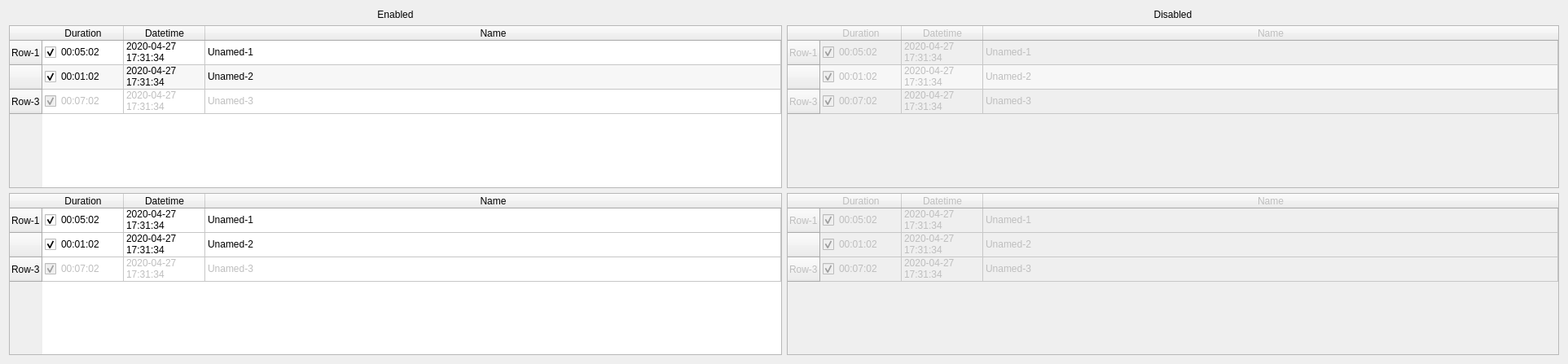
          <widget class="QWidget" name="page_14">
           <property name="geometry">
            <rect>
             <x>0</x>
             <y>0</y>
             <width>1925</width>
             <height>447</height>
            </rect>
           </property>
           <attribute name="label">
            <string>Table Widget</string>
           </attribute>
           <layout class="QGridLayout" name="gridLayout_54">
            <item row="2" column="0">
             <widget class="QTableWidget" name="tableWidget_2">
              <property name="alternatingRowColors">
               <bool>true</bool>
              </property>
              <attribute name="horizontalHeaderStretchLastSection">
               <bool>true</bool>
              </attribute>
              <row>
               <property name="text">
                <string>Row-1</string>
               </property>
              </row>
              <row>
               <property name="text">
                <string/>
               </property>
               <property name="icon">
                <iconset theme="media-playback-start">
                 <normaloff>../../../../../../.designer/backup</normaloff>../../../../../../.designer/backup</iconset>
               </property>
              </row>
              <row>
               <property name="text">
                <string>Row-3</string>
               </property>
              </row>
              <column>
               <property name="text">
                <string>Duration</string>
               </property>
              </column>
              <column>
               <property name="text">
                <string>Datetime</string>
               </property>
              </column>
              <column>
               <property name="text">
                <string>Name</string>
               </property>
              </column>
              <item row="0" column="0">
               <property name="text">
                <string>00:05:02</string>
               </property>
               <property name="checkState">
                <enum>Checked</enum>
               </property>
              </item>
              <item row="0" column="1">
               <property name="text">
                <string>2020-04-27 17:31:34</string>
               </property>
              </item>
              <item row="0" column="2">
               <property name="text">
                <string>Unamed-1</string>
               </property>
              </item>
              <item row="1" column="0">
               <property name="text">
                <string>00:01:02</string>
               </property>
               <property name="checkState">
                <enum>Checked</enum>
               </property>
              </item>
              <item row="1" column="1">
               <property name="text">
                <string>2020-04-27 17:31:34</string>
               </property>
              </item>
              <item row="1" column="2">
               <property name="text">
                <string>Unamed-2</string>
               </property>
              </item>
              <item row="2" column="0">
               <property name="text">
                <string>00:07:02</string>
               </property>
               <property name="checkState">
                <enum>Checked</enum>
               </property>
               <property name="flags">
                <set>ItemIsSelectable|ItemIsEditable|ItemIsDragEnabled|ItemIsDropEnabled|ItemIsUserCheckable</set>
               </property>
              </item>
              <item row="2" column="1">
               <property name="text">
                <string>2020-04-27 17:31:34</string>
               </property>
               <property name="flags">
                <set>ItemIsSelectable|ItemIsEditable|ItemIsDragEnabled|ItemIsDropEnabled|ItemIsUserCheckable</set>
               </property>
              </item>
              <item row="2" column="2">
               <property name="text">
                <string>Unamed-3</string>
               </property>
               <property name="flags">
                <set>ItemIsSelectable|ItemIsEditable|ItemIsDragEnabled|ItemIsDropEnabled|ItemIsUserCheckable</set>
               </property>
              </item>
             </widget>
            </item>
            <item row="2" column="1">
             <widget class="QTableWidget" name="tableWidget_3">
              <property name="enabled">
               <bool>false</bool>
              </property>
              <property name="alternatingRowColors">
               <bool>true</bool>
              </property>
              <attribute name="horizontalHeaderStretchLastSection">
               <bool>true</bool>
              </attribute>
              <row>
               <property name="text">
                <string>Row-1</string>
               </property>
              </row>
              <row>
               <property name="text">
                <string/>
               </property>
               <property name="icon">
                <iconset theme="media-playback-start">
                 <normaloff>../../../../../../.designer/backup</normaloff>../../../../../../.designer/backup</iconset>
               </property>
              </row>
              <row>
               <property name="text">
                <string>Row-3</string>
               </property>
              </row>
              <column>
               <property name="text">
                <string>Duration</string>
               </property>
              </column>
              <column>
               <property name="text">
                <string>Datetime</string>
               </property>
              </column>
              <column>
               <property name="text">
                <string>Name</string>
               </property>
              </column>
              <item row="0" column="0">
               <property name="text">
                <string>00:05:02</string>
               </property>
               <property name="checkState">
                <enum>Checked</enum>
               </property>
              </item>
              <item row="0" column="1">
               <property name="text">
                <string>2020-04-27 17:31:34</string>
               </property>
              </item>
              <item row="0" column="2">
               <property name="text">
                <string>Unamed-1</string>
               </property>
              </item>
              <item row="1" column="0">
               <property name="text">
                <string>00:01:02</string>
               </property>
               <property name="checkState">
                <enum>Checked</enum>
               </property>
              </item>
              <item row="1" column="1">
               <property name="text">
                <string>2020-04-27 17:31:34</string>
               </property>
              </item>
              <item row="1" column="2">
               <property name="text">
                <string>Unamed-2</string>
               </property>
              </item>
              <item row="2" column="0">
               <property name="text">
                <string>00:07:02</string>
               </property>
               <property name="checkState">
                <enum>Checked</enum>
               </property>
               <property name="flags">
                <set>ItemIsSelectable|ItemIsEditable|ItemIsDragEnabled|ItemIsDropEnabled|ItemIsUserCheckable</set>
               </property>
              </item>
              <item row="2" column="1">
               <property name="text">
                <string>2020-04-27 17:31:34</string>
               </property>
               <property name="flags">
                <set>ItemIsSelectable|ItemIsEditable|ItemIsDragEnabled|ItemIsDropEnabled|ItemIsUserCheckable</set>
               </property>
              </item>
              <item row="2" column="2">
               <property name="text">
                <string>Unamed-3</string>
               </property>
               <property name="flags">
                <set>ItemIsSelectable|ItemIsEditable|ItemIsDragEnabled|ItemIsDropEnabled|ItemIsUserCheckable</set>
               </property>
              </item>
             </widget>
            </item>
            <item row="3" column="0">
             <widget class="QTableWidget" name="tableWidget_5">
              <property name="alternatingRowColors">
               <bool>false</bool>
              </property>
              <attribute name="horizontalHeaderStretchLastSection">
               <bool>true</bool>
              </attribute>
              <row>
               <property name="text">
                <string>Row-1</string>
               </property>
              </row>
              <row>
               <property name="text">
                <string/>
               </property>
               <property name="icon">
                <iconset theme="media-playback-start">
                 <normaloff>../../../../../../.designer/backup</normaloff>../../../../../../.designer/backup</iconset>
               </property>
              </row>
              <row>
               <property name="text">
                <string>Row-3</string>
               </property>
              </row>
              <column>
               <property name="text">
                <string>Duration</string>
               </property>
              </column>
              <column>
               <property name="text">
                <string>Datetime</string>
               </property>
              </column>
              <column>
               <property name="text">
                <string>Name</string>
               </property>
              </column>
              <item row="0" column="0">
               <property name="text">
                <string>00:05:02</string>
               </property>
               <property name="checkState">
                <enum>Checked</enum>
               </property>
              </item>
              <item row="0" column="1">
               <property name="text">
                <string>2020-04-27 17:31:34</string>
               </property>
              </item>
              <item row="0" column="2">
               <property name="text">
                <string>Unamed-1</string>
               </property>
              </item>
              <item row="1" column="0">
               <property name="text">
                <string>00:01:02</string>
               </property>
               <property name="checkState">
                <enum>Checked</enum>
               </property>
              </item>
              <item row="1" column="1">
               <property name="text">
                <string>2020-04-27 17:31:34</string>
               </property>
              </item>
              <item row="1" column="2">
               <property name="text">
                <string>Unamed-2</string>
               </property>
              </item>
              <item row="2" column="0">
               <property name="text">
                <string>00:07:02</string>
               </property>
               <property name="checkState">
                <enum>Checked</enum>
               </property>
               <property name="flags">
                <set>ItemIsSelectable|ItemIsEditable|ItemIsDragEnabled|ItemIsDropEnabled|ItemIsUserCheckable</set>
               </property>
              </item>
              <item row="2" column="1">
               <property name="text">
                <string>2020-04-27 17:31:34</string>
               </property>
               <property name="flags">
                <set>ItemIsSelectable|ItemIsEditable|ItemIsDragEnabled|ItemIsDropEnabled|ItemIsUserCheckable</set>
               </property>
              </item>
              <item row="2" column="2">
               <property name="text">
                <string>Unamed-3</string>
               </property>
               <property name="flags">
                <set>ItemIsSelectable|ItemIsEditable|ItemIsDragEnabled|ItemIsDropEnabled|ItemIsUserCheckable</set>
               </property>
              </item>
             </widget>
            </item>
            <item row="3" column="1">
             <widget class="QTableWidget" name="tableWidget_4">
              <property name="enabled">
               <bool>false</bool>
              </property>
              <property name="alternatingRowColors">
               <bool>false</bool>
              </property>
              <attribute name="horizontalHeaderStretchLastSection">
               <bool>true</bool>
              </attribute>
              <row>
               <property name="text">
                <string>Row-1</string>
               </property>
              </row>
              <row>
               <property name="text">
                <string/>
               </property>
               <property name="icon">
                <iconset theme="media-playback-start">
                 <normaloff>../../../../../../.designer/backup</normaloff>../../../../../../.designer/backup</iconset>
               </property>
              </row>
              <row>
               <property name="text">
                <string>Row-3</string>
               </property>
              </row>
              <column>
               <property name="text">
                <string>Duration</string>
               </property>
              </column>
              <column>
               <property name="text">
                <string>Datetime</string>
               </property>
              </column>
              <column>
               <property name="text">
                <string>Name</string>
               </property>
              </column>
              <item row="0" column="0">
               <property name="text">
                <string>00:05:02</string>
               </property>
               <property name="checkState">
                <enum>Checked</enum>
               </property>
              </item>
              <item row="0" column="1">
               <property name="text">
                <string>2020-04-27 17:31:34</string>
               </property>
              </item>
              <item row="0" column="2">
               <property name="text">
                <string>Unamed-1</string>
               </property>
              </item>
              <item row="1" column="0">
               <property name="text">
                <string>00:01:02</string>
               </property>
               <property name="checkState">
                <enum>Checked</enum>
               </property>
              </item>
              <item row="1" column="1">
               <property name="text">
                <string>2020-04-27 17:31:34</string>
               </property>
              </item>
              <item row="1" column="2">
               <property name="text">
                <string>Unamed-2</string>
               </property>
              </item>
              <item row="2" column="0">
               <property name="text">
                <string>00:07:02</string>
               </property>
               <property name="checkState">
                <enum>Checked</enum>
               </property>
               <property name="flags">
                <set>ItemIsSelectable|ItemIsEditable|ItemIsDragEnabled|ItemIsDropEnabled|ItemIsUserCheckable</set>
               </property>
              </item>
              <item row="2" column="1">
               <property name="text">
                <string>2020-04-27 17:31:34</string>
               </property>
               <property name="flags">
                <set>ItemIsSelectable|ItemIsEditable|ItemIsDragEnabled|ItemIsDropEnabled|ItemIsUserCheckable</set>
               </property>
              </item>
              <item row="2" column="2">
               <property name="text">
                <string>Unamed-3</string>
               </property>
               <property name="flags">
                <set>ItemIsSelectable|ItemIsEditable|ItemIsDragEnabled|ItemIsDropEnabled|ItemIsUserCheckable</set>
               </property>
              </item>
             </widget>
            </item>
            <item row="0" column="0" rowspan="2">
             <widget class="QLabel" name="label_48">
              <property name="text">
               <string>Enabled</string>
              </property>
              <property name="alignment">
               <set>Qt::AlignmentFlag::AlignCenter</set>
              </property>
             </widget>
            </item>
            <item row="0" column="1" rowspan="2">
             <widget class="QLabel" name="label_47">
              <property name="text">
               <string>Disabled</string>
              </property>
              <property name="alignment">
               <set>Qt::AlignmentFlag::AlignCenter</set>
              </property>
             </widget>
            </item>
           </layout>
          </widget>
